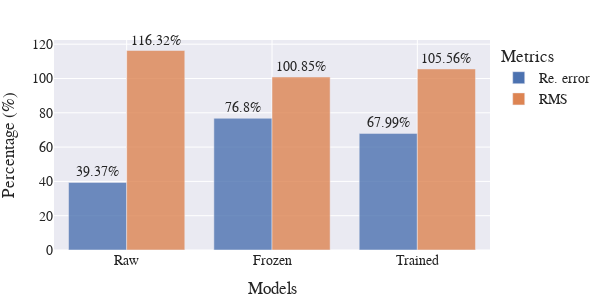

The notebook cell this image was saved under:
### Code cell
file_name = "FE_RAW_F_T"
keys = list(comp_df.keys())
x = [k for k in keys for i in range(2)]
y = []
for k in keys:
    y += [comp_df[k][metric][0][0] for metric in METRICS]
df_formatted = dict(Models=x, Percentage=y, Metrics=METRICS_RENAME*len(keys))
fig = plot_bar(results=df_formatted, title="Transferring quality of FE", 
        width=600, add_hline=False, annotation_text="Reference perf.")
save_plot(fig, "img/trans/"+file_name+".svg")
fig.show()

### Figure 1 — Plotly figure (JSON) as saved in the notebook; plotly's stock layout.template omitted (floating-point values rounded to 4 significant figures)
{"data": [{"alignmentgroup": "True", "cliponaxis": false, "hovertemplate": "Metrics=Re. error<br>Models=%{x}<br>Percentage=%{text}<extra></extra>", "legendgroup": "Re. error", "marker": {"color": "rgb(76,114,176)", "opacity": 0.8, "pattern": {"shape": ""}}, "name": "Re. error", "offsetgroup": "Re. error", "orientation": "v", "showlegend": true, "text": [39.37, 76.8, 67.99], "textposition": "outside", "texttemplate": "%{text}%", "type": "bar", "x": ["Raw", "Frozen", "Trained"], "xaxis": "x", "y": [39.37, 76.8, 67.99], "yaxis": "y"}, {"alignmentgroup": "True", "cliponaxis": false, "hovertemplate": "Metrics=RMS<br>Models=%{x}<br>Percentage=%{text}<extra></extra>", "legendgroup": "RMS", "marker": {"color": "rgb(221,132,82)", "opacity": 0.8, "pattern": {"shape": ""}}, "name": "RMS", "offsetgroup": "RMS", "orientation": "v", "showlegend": true, "text": [116.3, 100.8, 105.6], "textposition": "outside", "texttemplate": "%{text}%", "type": "bar", "x": ["Raw", "Frozen", "Trained"], "xaxis": "x", "y": [116.3, 100.8, 105.6], "yaxis": "y"}], "layout": {"barmode": "group", "font": {"family": "Serif", "size": 14}, "height": 300, "legend": {"title": {"text": "Metrics"}, "tracegroupgap": 0}, "margin": {"b": 5, "l": 5, "r": 5, "t": 40}, "width": 600, "xaxis": {"anchor": "y", "domain": [0, 1], "title": {"text": "Models"}}, "yaxis": {"anchor": "x", "domain": [0, 1], "title": {"text": "Percentage (%)"}}}}
